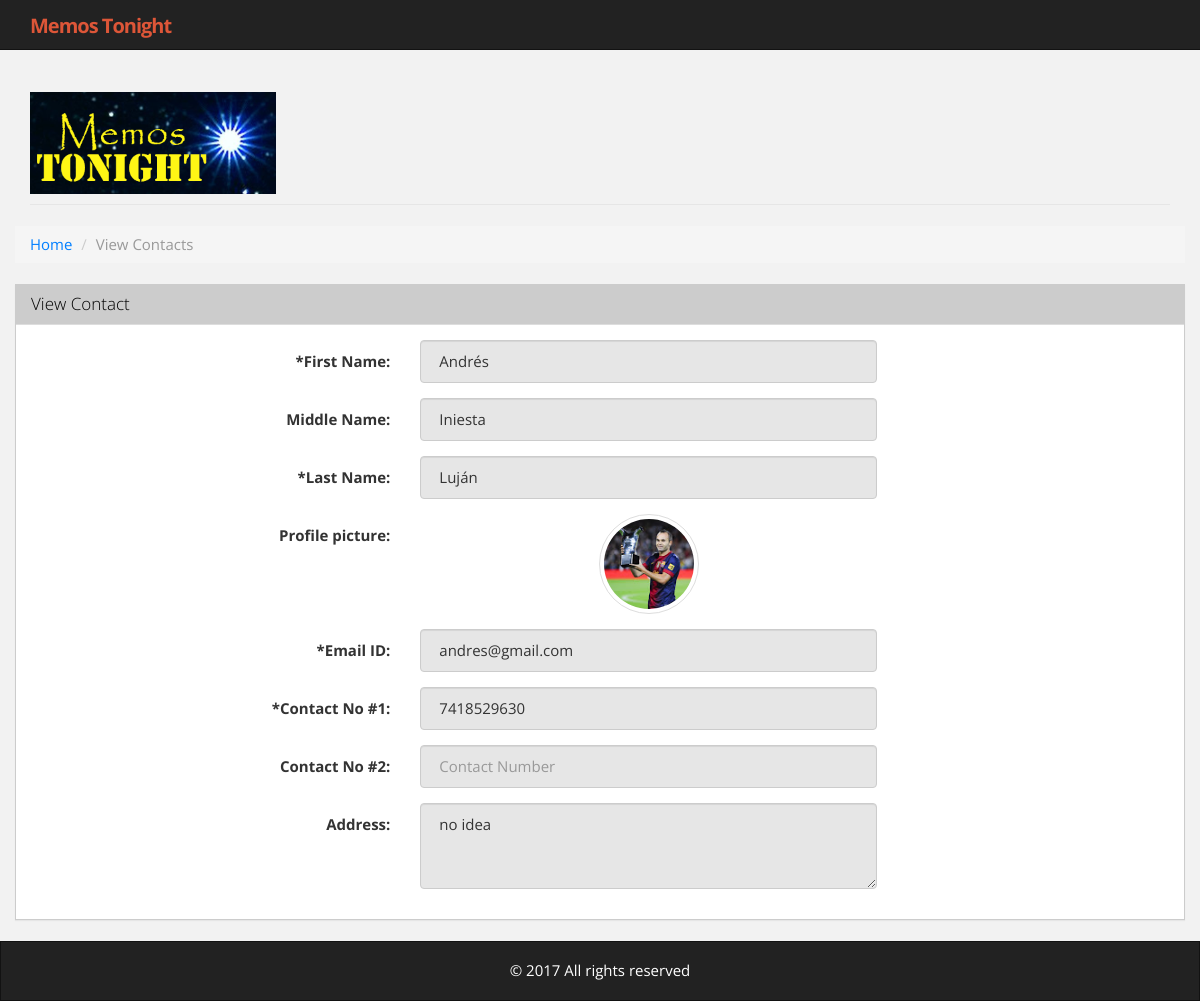
/view.php?cid=11, run on the app's committed database.
### tables this page shows
CREATE TABLE IF NOT EXISTS `tbl_contacts` (
  `contact_id` int(11) NOT NULL AUTO_INCREMENT,
  `first_name` varchar(255) NOT NULL,
  `middle_name` varchar(255) NOT NULL,
  `last_name` varchar(255) NOT NULL,
  `address` text,
  `contact_no1` varchar(255) NOT NULL,
  `contact_no2` varchar(255) DEFAULT NULL,
  `email_address` varchar(255) NOT NULL,
  `profile_pic` varchar(255) DEFAULT NULL,
  PRIMARY KEY (`contact_id`)
);

### view.php (the view)
<?php
require_once 'config.php';
include 'header.php';
try {
    $sql  = "SELECT * FROM tbl_contacts WHERE 1 AND contact_id = :cid";
    $stmt = $DB->prepare($sql);
    $stmt->bindValue(":cid", intval($_GET["cid"]));
    $stmt->execute();
    $results = $stmt->fetchAll();
}
catch (Exception $ex) {
    echo $ex->getMessage();
}
?>
    <div class="row">
      <ul class="breadcrumb">
        <li><a href="index.php">Home</a></li>
        <li class="active">View Contacts</li>
      </ul>
    </div>
    <div class="row">
      <div class="panel panel-default">
        <div class="panel-heading">
          <h3 class="panel-title">View Contact</h3>
        </div>
        <div class="panel-body">
          <form class="form-horizontal" name="contact_form" id="contact_form" enctype="multipart/form-data" method="post" action="process.php">
            <fieldset>
              <div class="form-group">
                <label class="col-lg-4 control-label" for="first_name"><span class="required">*</span>First Name:</label>
                <div class="col-lg-5">
                  <input type="text" readonly="" placeholder="First Name" value="<?php echo $results[0]["first_name"] ?>" id="first_name" class="form-control" name="first_name"><span id="first_name_err" class="error"></span>
                </div>
              </div>
              <div class="form-group">
                <label class="col-lg-4 control-label" for="middle_name">Middle Name:</label>
                <div class="col-lg-5">
                  <input type="text" readonly="" value="<?php echo $results[0]["middle_name"] ?>" placeholder="Middle Name" id="middle_name" class="form-control" name="middle_name">
                </div>
              </div>
              <div class="form-group">
                <label class="col-lg-4 control-label" for="last_name"><span class="required">*</span>Last Name:</label>
                <div class="col-lg-5">
                  <input type="text" readonly="" value="<?php echo $results[0]["last_name"] ?>" placeholder="Last Name" id="last_name" class="form-control" name="last_name"><span id="last_name_err" class="error"></span>
                </div>
              </div>
              <div class="form-group">
                <label class="col-lg-4 control-label" for="profile_pic">Profile picture:</label>
                <div class="col-lg-5">
                  <?php $pic = ($results[0]["profile_pic"] <> "" ) ? $results[0]["profile_pic"] : "no_avatar.png" ?>
                  <a href="profile_pics/<?php echo $pic ?>" target="_blank"><img src="profile_pics/<?php echo $pic ?>" alt="" width="100" height="100" class="thumbnail" ></a>
                </div>
              </div>
              <div class="form-group">
                <label class="col-lg-4 control-label" for="email_id"><span class="required">*</span>Email ID:</label>
                <div class="col-lg-5">
                  <input type="text" readonly="" value="<?php echo $results[0]["email_address"] ?>" placeholder="Email ID" id="email_id" class="form-control" name="email_id"><span id="email_id_err" class="error"></span>
                </div>
              </div>
              <div class="form-group">
                <label class="col-lg-4 control-label" for="contact_no1"><span class="required">*</span>Contact No #1:</label>
                <div class="col-lg-5">
                  <input type="text" readonly="" value="<?php echo $results[0]["contact_no1"] ?>" placeholder="Contact Number" id="contact_no1" class="form-control" name="contact_no1"><span id="contact_no1_err" class="error"></span>
                </div>
              </div>
              <div class="form-group">
                <label class="col-lg-4 control-label" for="contact_no2">Contact No #2:</label>
                <div class="col-lg-5">
                  <input type="text" readonly="" value="<?php echo $results[0][" contact_no2 "] ?>" placeholder="Contact Number" id="contact_no2" class="form-control" name="contact_no2"><span id="contact_no2_err" class="error"></span>
                </div>
              </div>
              <div class="form-group">
                <label class="col-lg-4 control-label" for="address">Address:</label>
                <div class="col-lg-5">
                  <textarea id="address" readonly="" name="address" rows="3" class="form-control"><?php echo $results[0]["address"] ?></textarea>
                </div>
              </div>
            </fieldset>
          </form>
        </div>
      </div>
    </div>
</div>
<?php
include 'footer.php';
?>

### style/style.css (style rules this page uses)
html,body { margin:0; height: 100%; }
body { padding-top: 50px; background: #f2f2f2; }
.form-control { border-radius: 4px; }
.thumbnail { border-radius: 50%; display: block; margin: auto; }
.panel-default { border-color: #ccc; }
.panel-default>.panel-heading { color: black; background-color: #ccc; border-color: #dddddd; }

### data on the page
tbl_contacts: first_name "Andrés", middle_name "Iniesta", last_name "Luján", profile_pic (picture), email_id "andres@gmail.com", contact_no1 "7418529630", address "no idea"
